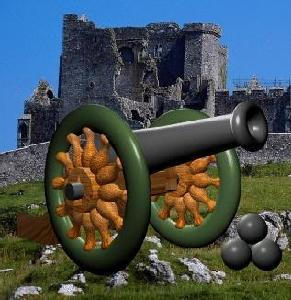
#> input picture deep_learning2/ch7/image/101_ObjectCategories/cannon/image_0016.jpg, 291 x 300 px, found by its file name
$ python avhash-search.py   (older library calls are emulated)
#> lines starting #> are read from the running program, lines starting #| are printed output that depends on the picture
from PIL import Image
import numpy as np
import os, re
# 파일 경로 지정하기
search_dir = "./image/101_ObjectCategories"
cache_dir = "./image/cache_avhash"
if not os.path.exists(cache_dir):
    os.mkdir(cache_dir)
# 이미지 데이터를 Average Hash로 변환하기 --- (※1)
def average_hash(fname, size = 16):
#> called with size = 16
    fname2 = fname[len(search_dir):]
    # 이미지 캐시하기
    cache_file = cache_dir + "/" + fname2.replace('/', '_') + ".csv"
    if not os.path.exists(cache_file): # 해시 생성하기
        img = Image.open(fname)
#> img is the input picture: PIL image 291x300 RGB; mean R, G, B 69.5, 81.1, 83.7
        img = img.convert('L').resize((size, size), Image.ANTIALIAS)
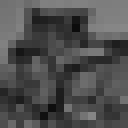
#> img: PIL image 16x16 L (shown 8 times larger); min 12, max 135, mean 78.1
        pixels = np.array(img.getdata()).reshape((size, size))
        avg = pixels.mean()
#> avg = 78.1
        px = 1 * (pixels > avg)
        np.savetxt(cache_file, px, fmt="%.0f", delimiter=",")
    else: # 캐시돼 있다면 읽지 않기
        px = np.loadtxt(cache_file, delimiter=",")
    return px
# 해밍 거리 구하기 --- (※2)
def hamming_dist(a, b):
    aa = a.reshape(1, -1) # 1차원 배열로 변환하기
    ab = b.reshape(1, -1)
    dist = (aa != ab).sum()
    return dist
# 모든 폴더에 처리 적용하기 --- (※3)
def enum_all_files(path):
    for root, dirs, files in os.walk(path):
        for f in files:
            fname = os.path.join(root, f)
            if re.search(r'/.(jpg|jpeg|png)$', fname):
                yield fname
# 이미지 찾기 --- (※4)
def find_image(fname, rate):
    src = average_hash(fname)
    for fname in enum_all_files(search_dir):
        dst = average_hash(fname)
        diff_r = hamming_dist(src, dst) / 256
        # print("[check] ",fname)
        if diff_r < rate:
            yield (diff_r, fname)
# 찾기 --- (※5)
srcfile = search_dir + "/chair/image_0016.jpg"
html = ""
sim = list(find_image(srcfile, 0.25))
#> sim = []
sim = sorted(sim, key=lambda x:x[0])
for r, f in sim:
    print(r, ">", f)
    s = '<div style="float:left;"><h3>[ 차이 :' + str(r) + '-' + \
        os.path.basename(f) + ']</h3>'+ \
        '<p><a href="' + f + '"><img src="' + f + '" width=400>'+ \
        '</a></p></div>'
    html += s
#> this loop made 0 passes
#> after the loop, html = ''
# HTML로 출력하기
html = """<html><head><meta charset="utf8"></head>
<body><h3>원래 이미지</h3><p>
<img src='{0}' width=400></p>{1}
</body></html>""".format(srcfile, html)
with open("./avhash-search-output.html", "w", encoding="utf-8") as f:
    f.write(html)
print("ok")
